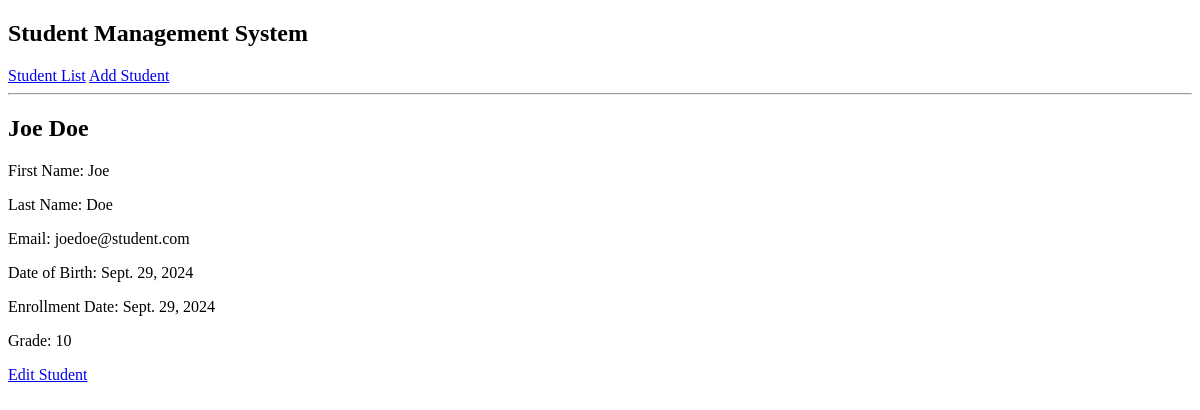
The app's page /student/1/, older data.
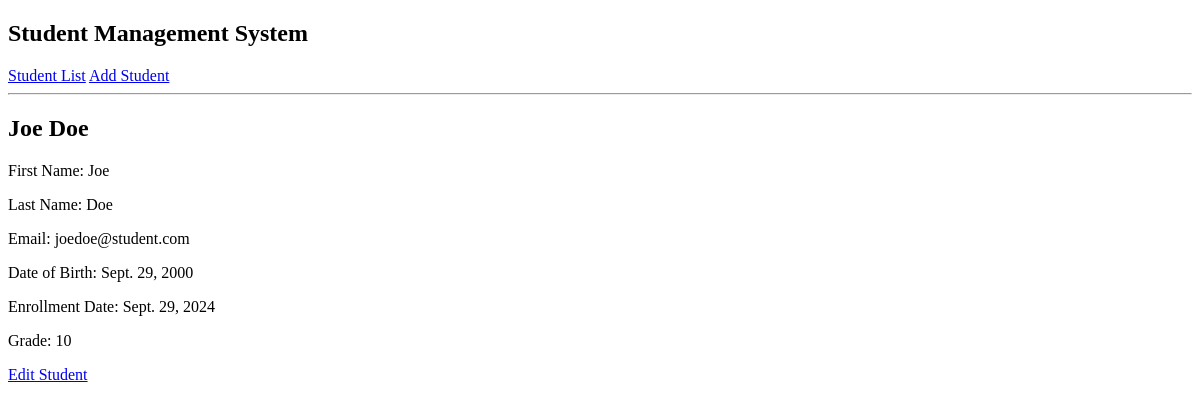
The same page, newer data.
### student/models.py (models this page shows)
class Student(models.Model):
    first_name = models.CharField(max_length=100)
    last_name = models.CharField(max_length=100)
    email = models.CharField(max_length=100)
    date_of_birth = models.DateField()
    enrollment_date = models.DateField()
    grade = models.IntegerField()

### student/views.py (the view)
# urls.py: path("student/<int:pk>/", views.student_detail, name="student_detail"),
def student_detail(request, pk):
    student = Student.objects.get(pk=pk)
    return render(request, 'student/student_detail.html', {'student': student})

### student/templates/student/student_detail.html
{% extends "base.html" %}
{% block page_title %}
<h2>{{ student.first_name }} {{ student.last_name }}</h2>
{% endblock page_title %}
{% block page_content %}
<p>First Name: {{ student.first_name }}</p>
<p>Last Name: {{ student.last_name }}</p>
<p>Email: {{ student.email }}</p>
<p>Date of Birth: {{ student.date_of_birth }}</p>
<p>Enrollment Date: {{ student.enrollment_date }}</p>
<p>Grade: {{ student.grade }}</p>
<a href="{% url 'student_edit' student.pk %}">Edit Student</a>
{% endblock page_content %}

Row changes from the older to the newer data that the page shows:
changed Student "Joe": date_of_birth "Sept. 29, 2024" → "Sept. 29, 2000"
